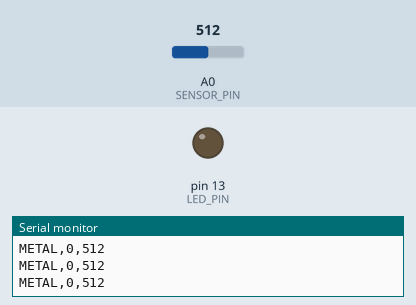
The sketch below on a simulated Arduino Uno, built with avr-gcc and run on an emulated ATmega328P. Parts: output pins drawn as LEDs (lit = HIGH), the last lines printed to the serial monitor. Inputs (shaded band) come from the test bench; at power-on: A0 (SENSOR_PIN) = 512.

Above: at 1.2 s.
1.3 s: A0 (SENSOR_PIN) set to 584
2.8 s: A0 (SENSOR_PIN) set to 611
At 4.0 s:
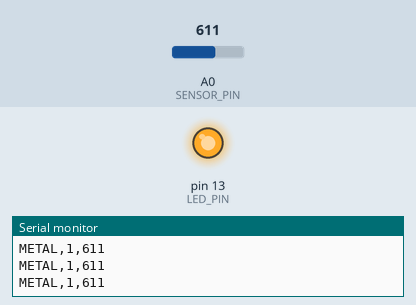
4.3 s: A0 (SENSOR_PIN) set to 590
At 5.5 s:
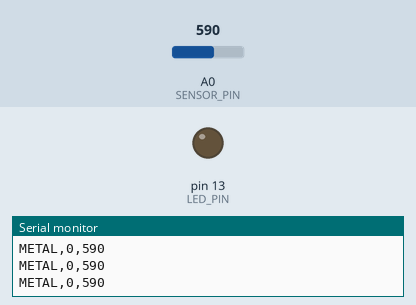
5.8 s: A0 (SENSOR_PIN) set to 610
At 6.1 s:
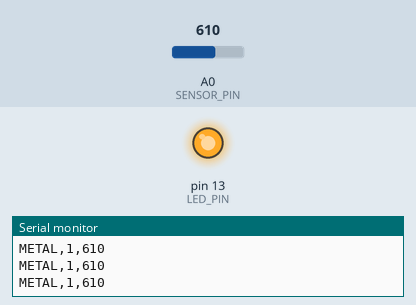
Timing chart, 0 to 8.3 s (numbered marks = the images above; inputs shaded):
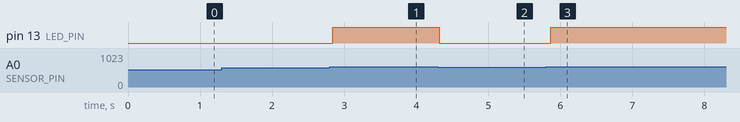

Measured:
- the behaviour switches between 599 and 600 on A0 (SENSOR_PIN) (found by bisection; images 0 and 1)
- after the input at 2.8 s, pin 13 (LED_PIN): LOW → HIGH at once
- after the input at 4.3 s, pin 13 (LED_PIN): HIGH → LOW at once
- after the input at 5.8 s, pin 13 (LED_PIN): LOW → HIGH after 0.07 s

The sketch:

metal_detector_nano_example.ino
```cpp
/*
  metal_detector_nano_example.ino
  --------------------------------------------------------
  Example for Arduino Nano/UNO.
  Send a clean serial line that Jetson can parse:
      METAL,1,adc_value
      METAL,0,adc_value
*/

const int SENSOR_PIN = A0;
const int LED_PIN = 13;
const int THRESHOLD = 600;     // tune for your coil/amplifier
const int N_SAMPLES = 8;

int readFilteredADC() {
  long sum = 0;
  for (int i = 0; i < N_SAMPLES; i++) {
    sum += analogRead(SENSOR_PIN);
    delay(2);
  }
  return sum / N_SAMPLES;
}

void setup() {
  pinMode(LED_PIN, OUTPUT);
  Serial.begin(115200);
}

void loop() {
  int adc = readFilteredADC();
  int hit = (adc >= THRESHOLD) ? 1 : 0;

  digitalWrite(LED_PIN, hit ? HIGH : LOW);

  Serial.print("METAL,");
  Serial.print(hit);
  Serial.print(",");
  Serial.println(adc);

  delay(50);   // 20 Hz
}
```
